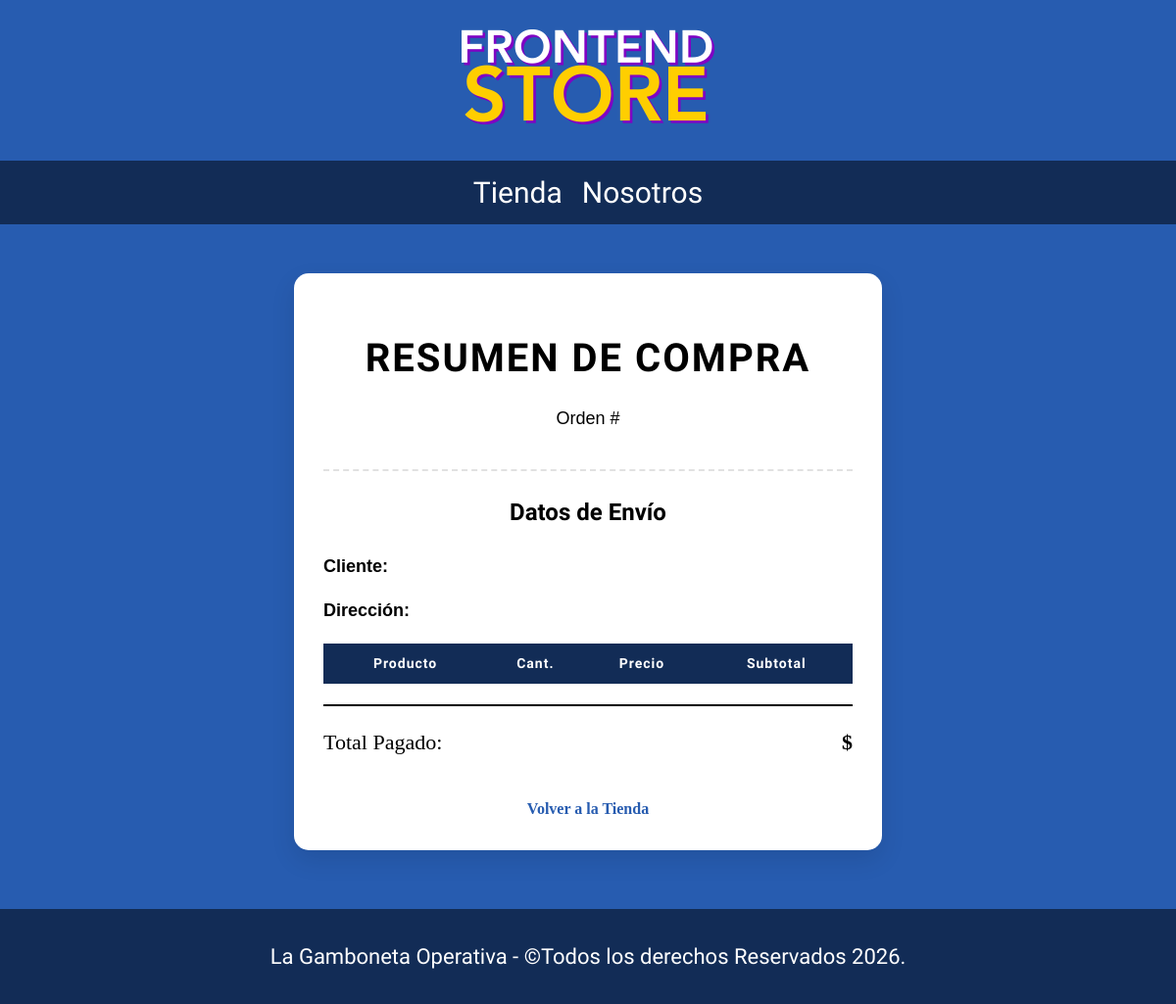
/mis-compras/16, run on an earlier commit of the app's database.
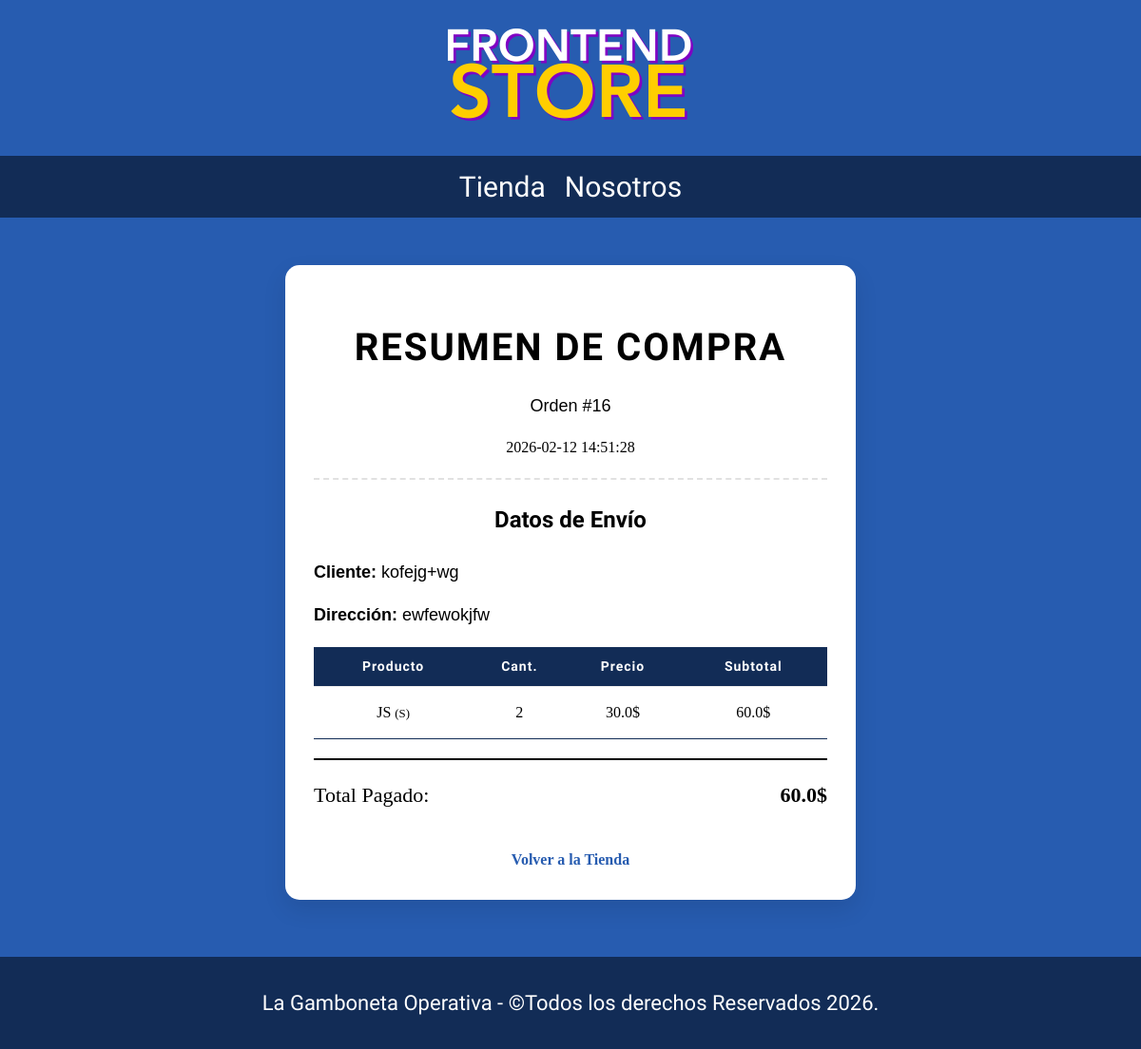
And on a later commit of the database.
### tables this page shows
CREATE TABLE ventas (
	id_venta INTEGER PRIMARY KEY,
	id_cliente INTEGER,
	fecha DATE,
	total REAL,
	FOREIGN KEY (id_cliente) REFERENCES clientes (id_cliente)
);

CREATE TABLE clientes (
    id_cliente INTEGER PRIMARY KEY,
    nombre TEXT NOT NULL,
    telefono TEXT,
    direccion TEXT
);

CREATE TABLE detalles_venta (
	id_detalles_venta INTEGER PRIMARY KEY,
	id_venta INTEGER,
	id_producto INTEGER,
	id_talla INTEGER,
	cantidad INTEGER,
	FOREIGN KEY (id_venta) REFERENCES ventas (id_venta),
	FOREIGN KEY (id_producto, id_talla) REFERENCES variantes_camisas (id_producto, id_talla)
);

CREATE TABLE productos (
    id_producto INTEGER PRIMARY KEY,
    nombre      TEXT NOT NULL,
    imagen      TEXT,
    precio      REAL DEFAULT 0,
    descripcion TEXT,
    codigo      TEXT UNIQUE
);

CREATE TABLE tallas (
	id_talla INTEGER PRIMARY KEY,
	talla TEXT NOT NULL
);

### app.py (the view)
@app.route('/mis-compras/<int:id_venta>')
def detalles_venta(id_venta):
    datos_venta, lista_productos = Ventas.detalles_venta(id_venta)
    return render_template('user/detalles_venta.html', venta=datos_venta, productos=lista_productos)

### app.py (called while the page is built)
@app.before_request
def verificar_sesion():
    if request.path.startswith('/admin') and 'admin' not in session:
        flash('No intentes burlar al sistema', 'danger')
        return redirect(url_for('login'))

### database/db.py (called while the page is built)
def conectarDB():
    try:
      db = sqlite3.connect(DB_URL)
      db.row_factory = sqlite3.Row
      print("Conexión exitosa")
      return db
    except:
      print("Error")

### templates/user/detalles_venta.html (shortened to what this page needs)
{% extends 'base.html' %}
{% block contenido %}
<div class="contenedor-detalles">
    <div class="ticket">
        <header class="ticket__header">
            <h1>Resumen de Compra</h1>
            <p>Orden #{{ venta[0] }}</p>
            <span class="fecha">{{ venta[1] }}</span>
        </header>
        <section class="ticket__cliente">
            <h3>Datos de Envío</h3>
            <p><strong>Cliente:</strong> {{ venta[3] }}</p>
            <p><strong>Dirección:</strong> {{ venta[4] }}</p>
        </section>
        <table class="tabla-detalles">
            <thead>
                <tr>
                    <th>Producto</th>
                    <th>Cant.</th>
                    <th>Precio</th>
                    <th>Subtotal</th>
                </tr>
            </thead>
            <tbody>
                {% for p in productos %}
                <tr>
                    <td>{{ p[0] }} <small>({{ p[1] }})</small></td>
                    <td>{{ p[2] }}</td>
                    <td>{{ p[3] }}$</td>
                    <td>{{ p[4] }}$</td>
                </tr>
                {% endfor %}
            </tbody>
        </table>
        <footer class="ticket__footer">
            <div class="total-pago">
                <span>Total Pagado:</span>
                <strong>{{ venta[2] }}$</strong>
            </div>
            <a href="{{ url_for('index') }}" class="btn-volver">Volver a la Tienda</a>
        </footer>
    </div>
</div>
{% endblock %}

What changed in the data, as far as the page shows it:
added ventas: id_venta "16", fecha "2026-02-12 14:51:28", total "60.0"
added clientes: nombre "kofejg+wg", direccion "ewfewokjfw"
added detalles_venta: nombre "JS", talla "S", cantidad "2", precio "30.0", p "60.0"
